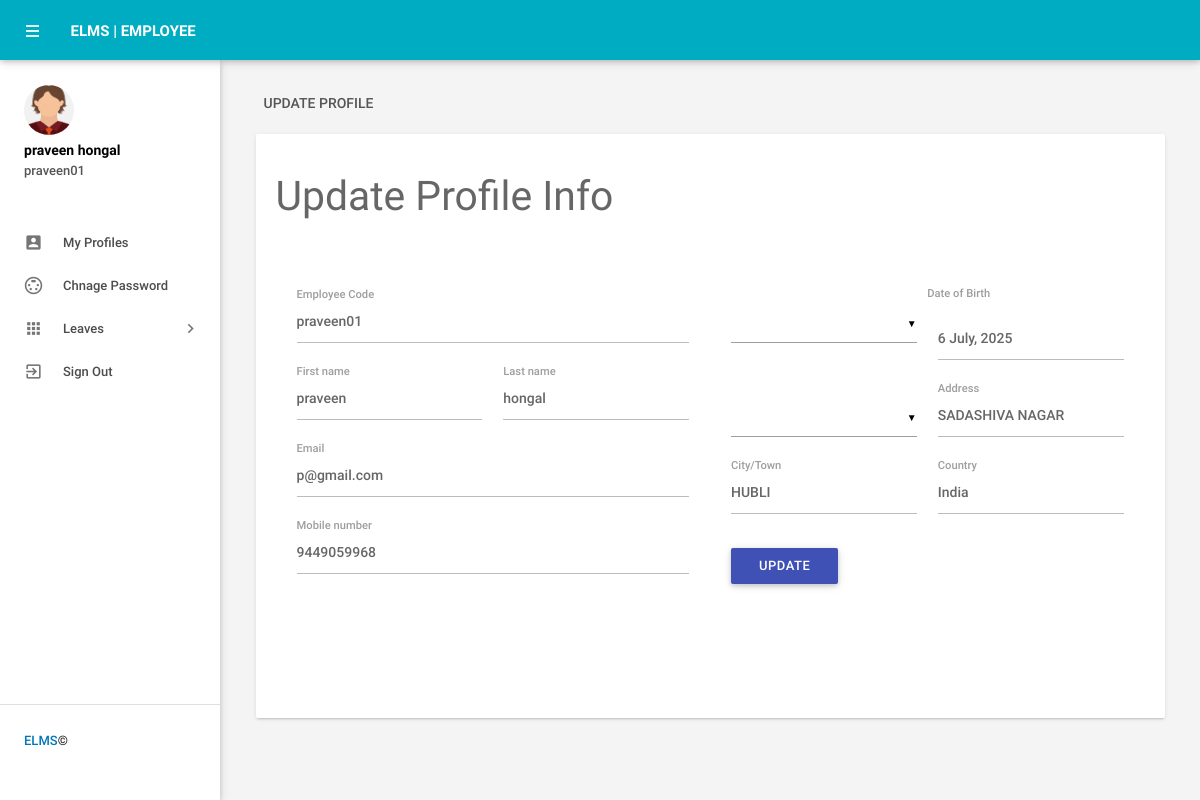
The page /myprofile (signed in) on the database its author committed.
### employeeleave/models.py (models this page shows, shortened)
class Employee(models.Model):
    user = models.ForeignKey(User, on_delete=models.CASCADE, null=True)
    empid = models.CharField(max_length=20)
    gender = models.CharField(max_length=30)
    dob = models.CharField(max_length=50)
    department = models.CharField(max_length=50,null=True)
    address = models.CharField(max_length=300)
    city = models.CharField(max_length=50)
    country = models.CharField(max_length=50)
    phoneno = models.CharField(max_length=15)
    status = models.CharField(max_length=15, null=True)
    regdate = models.DateField()

### employeeleave/views.py (the view, shortened to what this page needs)
# urls.py: path('myprofile',myprofile, name='myprofile'),
def myprofile(request):
    user = User.objects.get(id = request.user.id)
    employee = Employee.objects.get(user = user)
    department = Department.objects.all()
    error = ""
    d = {'employee': employee,'department':department,'error':error}
    return render(request, 'myprofile.html',d)

### employeeleave/templatetags/custom_filters.py (called while the page is built)
@register.simple_tag()
def employeeid(pid,*args, **kwargs):
    user = User.objects.get(id=pid)
    employee = Employee.objects.get(user = user)
    return employee.empid

### employeeleave/templates/myprofile.html (shortened to what this page needs)
{% load static %}
{% load custom_filters %}
{% block body %}
<html lang="en">
    <head>
        <link type="text/css" rel="stylesheet" href="{% static 'assets/plugins/materialize/css/materialize.min.css' %}"/>
       <link href="{% static 'assets/plugins/material-preloader/css/materialPreloader.min.css' %}" rel="stylesheet">
        <link href="{% static 'assets/css/alpha.min.css' %}" rel="stylesheet" type="text/css"/>
        <link href="{% static 'assets/css/custom.css' %}" rel="stylesheet" type="text/css"/>
    </head>
    <body>
  {% include 'userheader.html' %}
       {% include 'usersidebar.html' %}
   <main class="mn-inner">
                <div class="row">
                    <div class="col s12">
                        <div class="page-title">Update Profile</div>
                    </div>
                    <div class="col s12 m12 l12">
                        <div class="card">
                            <div class="card-content">
                                <form id="example-form" method="post" name="updatemp">
                                    <div>
                                        <h3>Update Profile Info</h3>
                                        <section>
                                            <div class="wizard-content">
                                                <div class="row">
                                                    <div class="col m6">
                                                        <div class="row">
 <div class="input-field col  s12">
<label for="empcode">Employee Code</label>
<input  name="empcode" id="empcode" value="{{employee.empid}}" type="text" autocomplete="off" readonly required>
</div>
<div class="input-field col m6 s12">
<label for="firstName">First name</label>
<input id="firstName" name="firstName" value="{{employee.user.first_name}}"  type="text" required>
</div>
<div class="input-field col m6 s12">
<label for="lastName">Last name </label>
<input id="lastName" name="lastName" value="{{employee.user.last_name}}" type="text" autocomplete="off" required>
</div>
<div class="input-field col s12">
<label for="email">Email</label>
<input  name="email" type="email" id="email" value="{{employee.user.username}}" readonly autocomplete="off" required>
</div>
<div class="input-field col s12">
<label for="phone">Mobile number</label>
<input id="phone" name="mobileno" type="tel" value="{{employee.phoneno}}" maxlength="10" autocomplete="off" required>
 </div>
</div>
</div>
<div class="col m6">
<div class="row">
<div class="input-field col m6 s12">
</div>
<label for="birthdate">Date of Birth</label>
<div class="input-field col m6 s12">
<input type = "text" id="birthdate" name="dob"  class="datepicker" value="{{employee.dob}}">
</div>
<div class="input-field col m6 s12">
</div>
<div class="input-field col m6 s12">
<label for="address">Address</label>
<input id="address" name="address" type="text"  value="{{employee.address}}" autocomplete="off" required>
</div>
<div class="input-field col m6 s12">
<label for="city">City/Town</label>
<input id="city" name="city" type="text"  value="{{employee.city}}" autocomplete="off" required>
 </div>
<div class="input-field col m6 s12">
<label for="country">Country</label>
<input id="country" name="country" type="text"  value="{{employee.country}}" autocomplete="off" required>
</div>
<div class="input-field col s12">
<button type="submit" name="update"  id="update" class="waves-effect waves-light btn indigo m-b-xs">UPDATE</button>
</div>
                                                        </div>
                                                    </div>
                                                </div>
                                            </div>
                                        </section>
                                    </div>
                                </form>
                            </div>
                        </div>
                    </div>
                </div>
            </main>
        </div>
        <div class="left-sidebar-hover"></div>
    </body>
</html>
{% endblock %}

### employeeleave/templates/usersidebar.html (shortened to what this page needs)
{% load static %}
{% load custom_filters %}
     <aside id="slide-out" class="side-nav white fixed">
                <div class="side-nav-wrapper">
                    <div class="sidebar-profile">
                        <div class="sidebar-profile-image">
                            <img src="{% static 'assets/images/avatarboy729.png' %}" class="circle" alt="">
                        </div>
                        <div class="sidebar-profile-info">
                                <p>{{request.user.first_name}} {{request.user.last_name}}</p>
                                <span>{% employeeid request.user.id %}</span>
                        </div>
                    </div>
                <ul class="sidebar-menu collapsible collapsible-accordion" data-collapsible="accordion">
  <li class="no-padding"><a class="waves-effect waves-grey" href="{% url 'myprofile' %}"><i class="material-icons">account_box</i>My Profiles</a></li>
  <li class="no-padding"><a class="waves-effect waves-grey" href="{% url 'changepassworduser' %}"><i class="material-icons">settings_input_svideo</i>Chnage Password</a></li>
                    <li class="no-padding">
                        <a class="collapsible-header waves-effect waves-grey"><i class="material-icons">apps</i>Leaves<i class="nav-drop-icon material-icons">keyboard_arrow_right</i></a>
                    </li>
                  <li class="no-padding">
                                <a class="waves-effect waves-grey" href="{% url 'logout' %}"><i class="material-icons">exit_to_app</i>Sign Out</a>
                            </li>
                </ul>
                <div class="footer">
                    <p class="copyright"><a href="#"> ELMS </a>©</p>
                </div>
                </div>
            </aside>

### rows shown on the page
Employee: empcode "praveen01", firstName "praveen", lastName "hongal", email "p@gmail.com", mobileno "9449059968", dob "6 July, 2025", address "SADASHIVA NAGAR", city "HUBLI", country "India"

### other values the page prints
{{ request.user.first_name }} "praveen"
{{ request.user.last_name }} "hongal"
